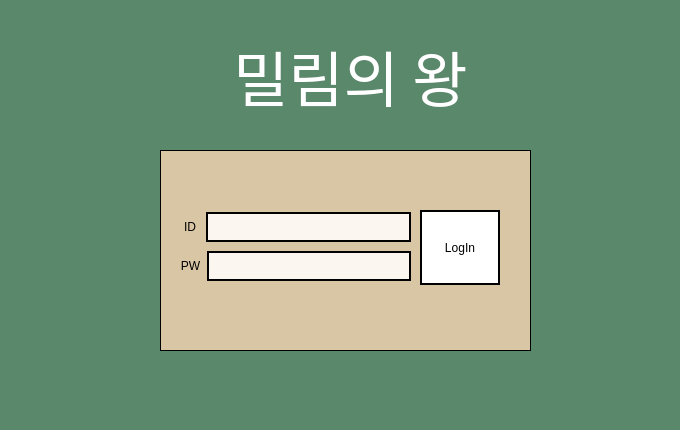
<?xml version="1.0" encoding="UTF-8"?>
<ui version="4.0">
 <class>Dialog</class>
 <widget class="QDialog" name="Dialog">
  <property name="geometry">
   <rect>
    <x>0</x>
    <y>0</y>
    <width>680</width>
    <height>430</height>
   </rect>
  </property>
  <property name="windowTitle">
   <string>밀림의 왕 - 로그인</string>
  </property>
  <property name="windowIcon">
   <iconset>
    <normaloff>lion.png</normaloff>lion.png</iconset>
  </property>
  <property name="styleSheet">
   <string notr="true">color : black; background-color: #59886B</string>
  </property>
  <property name="sizeGripEnabled">
   <bool>false</bool>
  </property>
  <widget class="QGroupBox" name="loginBox">
   <property name="geometry">
    <rect>
     <x>160</x>
     <y>150</y>
     <width>371</width>
     <height>201</height>
    </rect>
   </property>
   <property name="font">
    <font>
     <pointsize>9</pointsize>
     <kerning>true</kerning>
    </font>
   </property>
   <property name="styleSheet">
    <string notr="true">background-color : #d9c6a5; border-style: solid; border-color : black; border-width : 1px;</string>
   </property>
   <property name="title">
    <string/>
   </property>
   <widget class="QPushButton" name="loginBtn">
    <property name="geometry">
     <rect>
      <x>260</x>
      <y>60</y>
      <width>80</width>
      <height>75</height>
     </rect>
    </property>
    <property name="styleSheet">
     <string notr="true">background-color: white; border-style: solid; border-color : black; border-width : 2px;
font: 57 12pt &quot;DX시인과나&quot;;</string>
    </property>
    <property name="text">
     <string>LogIn</string>
    </property>
   </widget>
   <widget class="QWidget" name="idWiget" native="true">
    <property name="geometry">
     <rect>
      <x>20</x>
      <y>60</y>
      <width>231</width>
      <height>34</height>
     </rect>
    </property>
    <property name="styleSheet">
     <string notr="true">border: none;</string>
    </property>
    <widget class="QWidget" name="horizontalLayoutWidget_3">
     <property name="geometry">
      <rect>
       <x>0</x>
       <y>0</y>
       <width>231</width>
       <height>34</height>
      </rect>
     </property>
     <layout class="QHBoxLayout" name="idLayout">
      <item>
       <widget class="QLabel" name="idLabel">
        <property name="minimumSize">
         <size>
          <width>20</width>
          <height>0</height>
         </size>
        </property>
        <property name="styleSheet">
         <string notr="true">background-color : #d9c6a5; border-style : none;</string>
        </property>
        <property name="text">
         <string>ID</string>
        </property>
        <property name="alignment">
         <set>Qt::AlignCenter</set>
        </property>
        <property name="buddy">
         <cstring>idInput</cstring>
        </property>
       </widget>
      </item>
      <item>
       <widget class="QLineEdit" name="idInput">
        <property name="minimumSize">
         <size>
          <width>0</width>
          <height>30</height>
         </size>
        </property>
        <property name="styleSheet">
         <string notr="true">background-color: #FBF7F0; border-style: solid; border-width: 2px; padding-left: 5px;</string>
        </property>
       </widget>
      </item>
     </layout>
    </widget>
   </widget>
   <widget class="QWidget" name="pwWidget" native="true">
    <property name="geometry">
     <rect>
      <x>20</x>
      <y>100</y>
      <width>231</width>
      <height>80</height>
     </rect>
    </property>
    <property name="styleSheet">
     <string notr="true">border: none;</string>
    </property>
    <widget class="QWidget" name="horizontalLayoutWidget_2">
     <property name="geometry">
      <rect>
       <x>0</x>
       <y>0</y>
       <width>231</width>
       <height>32</height>
      </rect>
     </property>
     <layout class="QHBoxLayout" name="pwLayout">
      <item>
       <widget class="QLabel" name="pwLabel">
        <property name="minimumSize">
         <size>
          <width>20</width>
          <height>0</height>
         </size>
        </property>
        <property name="styleSheet">
         <string notr="true">background-color : #d9c6a5; border-style : none;</string>
        </property>
        <property name="text">
         <string>PW</string>
        </property>
        <property name="alignment">
         <set>Qt::AlignCenter</set>
        </property>
        <property name="buddy">
         <cstring>pwInput</cstring>
        </property>
       </widget>
      </item>
      <item>
       <widget class="QLineEdit" name="pwInput">
        <property name="minimumSize">
         <size>
          <width>0</width>
          <height>30</height>
         </size>
        </property>
        <property name="font">
         <font>
          <pointsize>9</pointsize>
          <kerning>true</kerning>
         </font>
        </property>
        <property name="styleSheet">
         <string notr="true">background-color: #FBF7F0; border-style: solid; border-width: 2px; padding-left: 5px;</string>
        </property>
       </widget>
      </item>
     </layout>
    </widget>
   </widget>
  </widget>
  <widget class="QLabel" name="titleLabel">
   <property name="geometry">
    <rect>
     <x>220</x>
     <y>30</y>
     <width>261</width>
     <height>91</height>
    </rect>
   </property>
   <property name="font">
    <font>
     <family>DX시인과나</family>
     <pointsize>45</pointsize>
     <weight>7</weight>
     <italic>false</italic>
     <bold>false</bold>
    </font>
   </property>
   <property name="styleSheet">
    <string notr="true">color : white;
font: 57 45pt &quot;DX시인과나&quot;;</string>
   </property>
   <property name="text">
    <string>밀림의 왕</string>
   </property>
   <property name="alignment">
    <set>Qt::AlignCenter</set>
   </property>
  </widget>
 </widget>
 <tabstops>
  <tabstop>idInput</tabstop>
  <tabstop>pwInput</tabstop>
  <tabstop>loginBtn</tabstop>
 </tabstops>
 <resources/>
 <connections/>
</ui>
